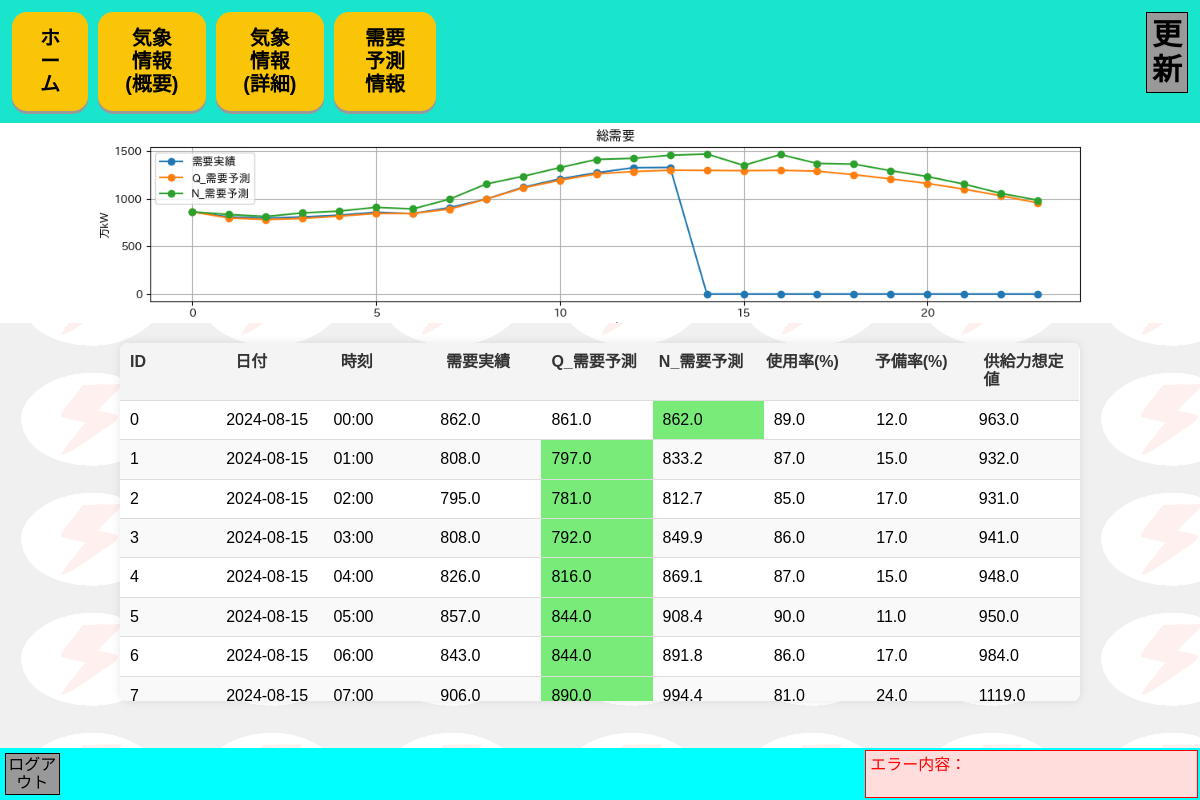
/dmd_gui/demand_info/ (signed in), run on the app's committed database.
### dmd_gui/models.py (models this page shows, shortened)
class DemandData0(models.Model):
    id = models.IntegerField(primary_key=True)
    date = models.DateField()
    time = models.TimeField()
    ploperformancet = models.FloatField()
    prediction_q = models.FloatField(default=0.0)
    prediction_n = models.FloatField(default=0.0)
    used = models.FloatField()
    supply = models.FloatField()
    supply_prediction = models.FloatField()

### dmd_gui/views.py (the view, shortened to what this page needs)
# urls.py: path('demand_info/', views.demand_info, name='demand_info'),
@never_cache
@login_required
def demand_info(request):
    data_list = DemandData0.objects.all()
    for data in data_list:
        data.formatted_date = data.date.strftime('%Y-%m-%d')
        data.formatted_time = data.time.strftime('%H:%M')
        diff_q = abs(data.ploperformancet - data.prediction_q)
        diff_n = abs(data.ploperformancet - data.prediction_n)
        data.prediction_q_class = 'highlight' if diff_q < diff_n else ''
        data.prediction_n_class = 'highlight' if diff_n < diff_q else ''
    timestamp = timezone.now().timestamp()
    response = render(request, 'dmd_gui/demand_info.html', {
        'data_list': data_list,
        'timestamp': timestamp,
        })
    return response

### dmd_gui/templates/dmd_gui/demand_info.html (shortened to what this page needs)
{% load static %}
<!DOCTYPE html>
<html lang="ja">
    <head>
        <link rel="stylesheet" type="text/css" href="{% static 'dmd_gui/css/reset.css' %}"/>
        <link rel="stylesheet" type="text/css" href="{% static 'dmd_gui/css/style.css' %}?{{ timestamp }}"/>
    </head>
        <body>
            <header>
                <aside>
                    <nav>
                        <ul>
                            <li class="button"><a href="{% url 'index' %}">ホーム</a></li>
                            <li class="button"><a href="{% url 'forecast_all' %}">気象情報(概要)</a></li>
                            <li class="button"><a href="{% url 'forecast_details' %}">気象情報(詳細)</a></li>
                            <li class="button"><a href="{% url 'demand_info' %}">需要予測情報</a></li>
                            <form method="POST" action="{% url 'demand_info' %}">
                                <button type="submit" class="update-button">更新</button>
                            </form>
                        </ul>
                    </nav>
                </aside>
            </header>
            <main>
                <img src="{% static 'dmd_gui/capture/graph.png' %}?{{ timestamp }}" alt="Graph" class='demand_Graph'>
                <div class="table-container">
                    <table>
                        <thead>
                            <tr>
                                <th>ID</th>
                                <th>日付</th>
                                <th>時刻</th>
                                <th>需要実績</th>
                                <th>Q_需要予測</th>
                                <th>N_需要予測</th>
                                <th>使用率(%)</th>
                                <th>予備率(%)</th>
                                <th>供給力想定値</th>
                            </tr>
                        </thead>
                        <tbody>
                            {% for data in data_list %}
                            <tr>
                                <td>{{ data.id }}</td>
                                <td>{{ data.formatted_date  }}</td>
                                <td>{{ data.formatted_time }}</td>
                                <td>{{ data.ploperformancet }}</td>
                                <td class="{{ data.prediction_q_class }}">{{ data.prediction_q }}</td>
                                <td class="{{ data.prediction_n_class }}">{{ data.prediction_n }}</td>
                                <td>{{ data.used }}</td>
                                <td>{{ data.supply }}</td>
                                <td>{{ data.supply_prediction }}</td>
                            </tr>
                            {% endfor %}
                        </tbody>
                    </table>
                </div>
            </main>
            <footer>
                <a href="{% url 'logout' %}" class="logout-button">ログアウト</a>
                <div id="error-message" class="error-message {% if error_message %}visible{% endif %}">
                    <p>エラー内容：{{ error_message }}</p>
                </div>
            </footer>
        </body>
    </html>

### dmd_gui/static/dmd_gui/CSS/style.css (style rules this page uses)
html, body { height: 100%; overflow: hidden; font-family: Arial, sans-serif; background-color: #f0f0f0; margin: 0; padding: 0; background-image: url("01_images/denryoku_mark.png"); background-repeat:repeat; background-size: 15% 15%; background-blend-mode: lighten; }
header aside nav ul { display: flex; font-size: 30px; font-weight: bold; background-color: #19e5cd; padding: 0.4em; }
header aside nav ul li { display: inline-block; padding: 15px 25px; font-size: 20px; cursor: pointer; text-align: center; text-decoration: none; outline: none; color: #000000; background-color: #fac507; border: none; border-radius: 15px; box-shadow: 0 3px #999; transition: background-color 0.3s, box-shadow 0.3s, transform 0.3s; margin-right: 10px; }
.update-button { display: inline-block; margin-left: 700px; background-color: #999; border: 1px solid; padding: 5px; }
.demand_Graph { width: 100%; }
.table-container { width: 80%; margin: 20px auto; max-height: 400px; overflow: hidden; background-color: #fff; box-shadow: 0 0 10px rgba(0, 0, 0, 0.1); border-radius: 8px; }
table { width: 100%; border-collapse: collapse; border-spacing: 0; }
thead { display: table; width: calc(100% - 1px); background-color: #f4f4f4; color: #333; position: sticky; top: 0; z-index: 1; }
tbody { display: block; height: 300px; overflow-y: auto; }
th, td { padding: 10px; text-align: left; border-bottom: 1px solid #ddd; width: 150px; box-sizing: border-box; }
th { background-color: #f4f4f4; color: #333; }
tr:nth-child(even) { background-color: #f9f9f9; }
.highlight { background-color: rgb(121, 235, 121); }
footer { display: flex; position: fixed; background-color:cyan; bottom: 0; width: 100%; }
.logout-button { margin: 0.3em; background-color: #999; border: 1px solid; padding: 0.1em; width: 8%; text-align: center; }
.error-message { color: red; background-color: #fdd; border: 1px solid red; padding: 0.3em; margin: 0.1em 0.1em 0.1em 50.0em; width: 50%; }

### data on the page
DemandData0: id "0", formatted_date "2024-08-15", formatted_time "00:00", ploperformancet "862.0", prediction_q "861.0", prediction_n "862.0", used "89.0", supply "12.0", supply_prediction "963.0"
DemandData0: id "1", formatted_date "2024-08-15", formatted_time "01:00", ploperformancet "808.0", prediction_q "797.0", prediction_n "833.2", used "87.0", supply "15.0", supply_prediction "932.0"
DemandData0: id "2", formatted_date "2024-08-15", formatted_time "02:00", ploperformancet "795.0", prediction_q "781.0", prediction_n "812.7", used "85.0", supply "17.0", supply_prediction "931.0"
DemandData0: id "3", formatted_date "2024-08-15", formatted_time "03:00", ploperformancet "808.0", prediction_q "792.0", prediction_n "849.9", used "86.0", supply "17.0", supply_prediction "941.0"
DemandData0: id "4", formatted_date "2024-08-15", formatted_time "04:00", ploperformancet "826.0", prediction_q "816.0", prediction_n "869.1", used "87.0", supply "15.0", supply_prediction "948.0"
DemandData0: id "5", formatted_date "2024-08-15", formatted_time "05:00", ploperformancet "857.0", prediction_q "844.0", prediction_n "908.4", used "90.0", supply "11.0", supply_prediction "950.0"
DemandData0: id "6", formatted_date "2024-08-15", formatted_time "06:00", ploperformancet "843.0", prediction_q "844.0", prediction_n "891.8", used "86.0", supply "17.0", supply_prediction "984.0"
DemandData0: id "7", formatted_date "2024-08-15", formatted_time "07:00", ploperformancet "906.0", prediction_q "890.0", prediction_n "994.4", used "81.0", supply "24.0", supply_prediction "1119.0"
